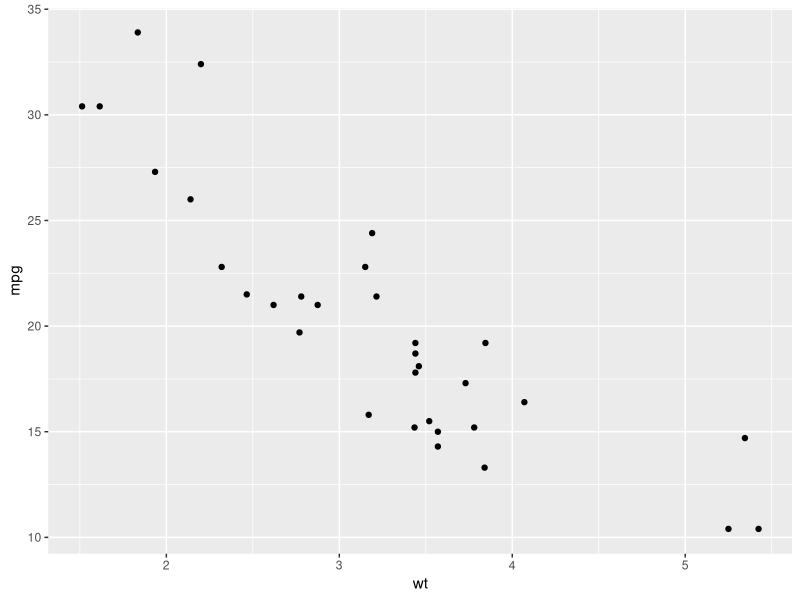
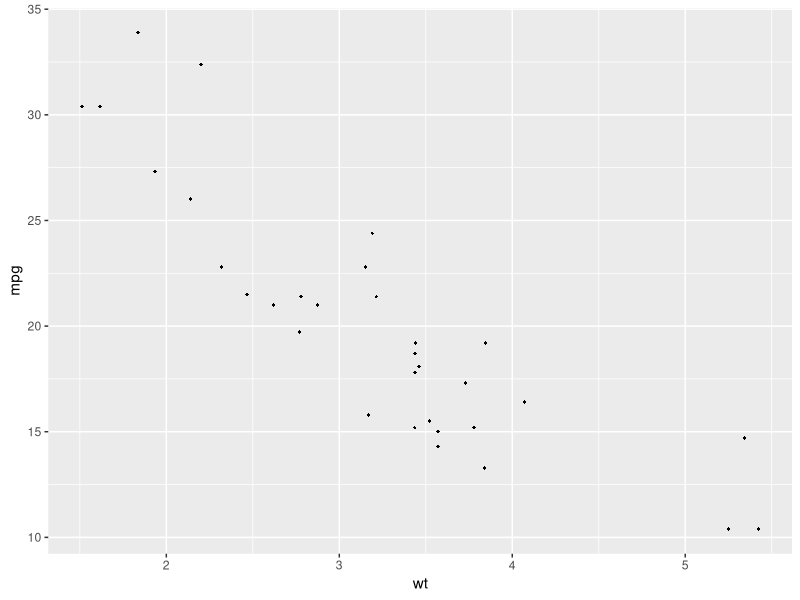

The R source for these figures, in order: (Note: this script raises an error after producing the figures.)
# install.packages("ggplot2")
library(ggplot2)

dataset = mtcars

# Generating a basic scatter plot
ggplot(dataset, aes(x = wt, y = mpg)) +
  geom_point()

# Changing the point size and shape
ggplot(dataset, aes(x = wt, y = mpg)) +
  geom_point(size=1, shape=18)

# Adding the regression line
ggplot(dataset, aes(x = wt, y = mpg)) +
  geom_point(size=1, shape=18) +
  geom
